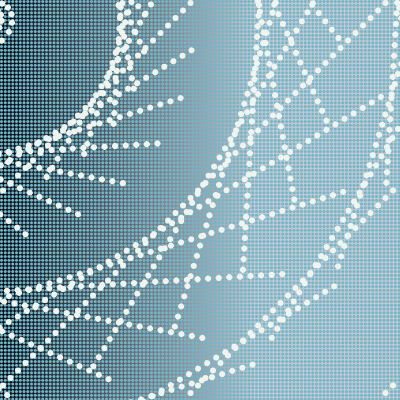
Frame 1 (no input)
Frame 60 (no input): identical to frame 1, image omitted
Frame 120 (the mouse pressed at the canvas centre since frame 60): identical to frame 1, image omitted

The p5.js sketch that drew this single still picture (run headless with seeded random() and noise() and a simulated clock; from frame 60 on, the mouse is pressed at the canvas centre):

// p5.js sketch
// ── sketch.js
function setup() {

    createCanvas(400,400);
    background(2,44,86,255);

    for(var x = 0; x < width+1; x++) {
      line(x, 0, x, width);
      stroke(x);

    }    

    var circleSize = 3;

     for(var i = circleSize/2; i < width; i = i + circleSize*1.25){
       for(var n = circleSize/2; n < height; n = n + circleSize*1.25) {
        fill (118,181,197)
        noStroke(0);
         ellipse(i, n, circleSize);

       }

      }

    var circleSize = 6;

     for(var i = circleSize/2; i < width; i = i + circleSize*1.25){
       for(var n = circleSize/2; n < height; n = n + circleSize*1.25) {
        fill (238,244,240,255)
        noStroke(0);
        rotate (PI/13);
         ellipse(i, n, circleSize);

    
  

    }


    }
   
  

  }
function draw () {


}
